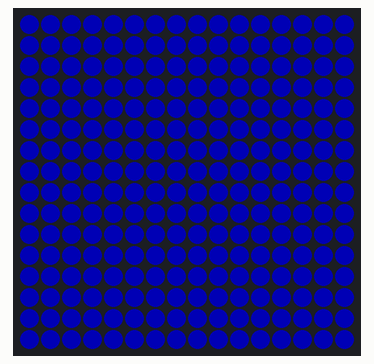
Simulated run of this program. Board: Raspberry Pi (BCM pin numbers) with a Unicorn HAT HD. On the bench: 16×16 RGB LED matrix. Dim RGB values are drawn brighter than linear. At 2.0 s the program stops and its outputs stay as they are.

Above: at 0.1 s.
At 1.1 s:
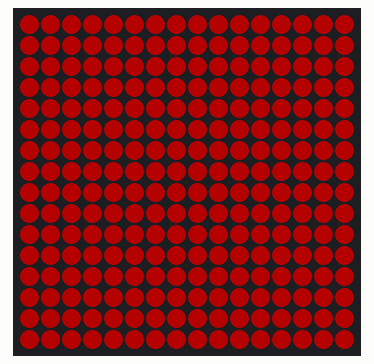

The program:

Int3.py
```python
import unicornhathd as uch
import time
uch.brightness(0.25)

red_g = (255,0,0)
blue_g = (0,0,255)


(width,height) = uch.get_shape()

for x in range(width):
    for y in range(height):
        uch.set_pixel(x,y,*blue_g)
uch.show()
time.sleep(1)

for x in range(width):
    for y in range(height):
        uch.set_pixel(x,y,*red_g)
uch.show()
time.sleep(1)
```
